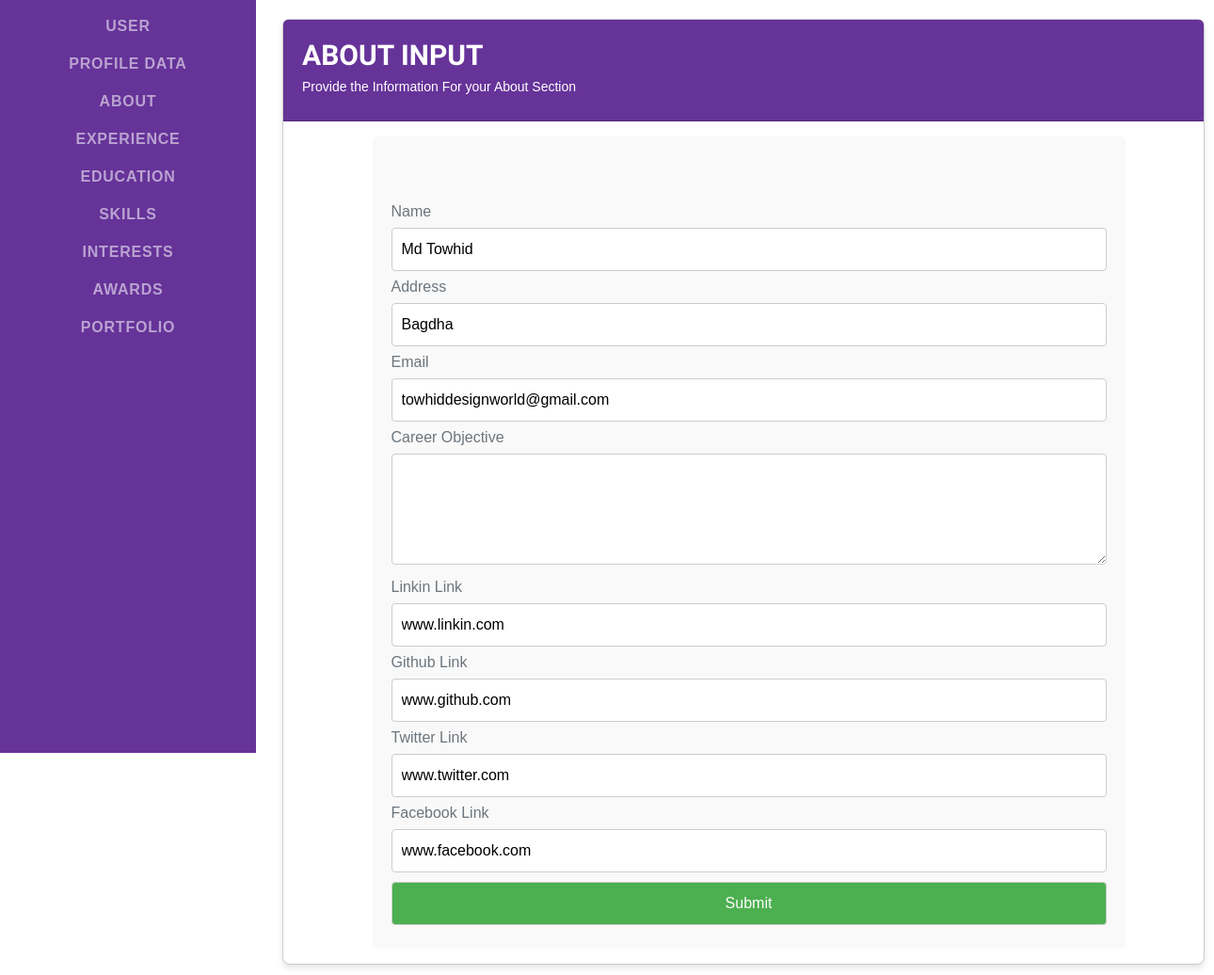
Screenshot of /superadmin/editabout/1 with the database file from the repository.
### user/models.py (models this page shows)
class AboutData(models.Model):
    fname = models.CharField(max_length=500, unique=True)
    address = models.CharField(max_length=500)
    email = models.CharField(max_length=500)
    objective = models.CharField(max_length=1000)
    linkin = models.CharField(max_length=500)
    github = models.CharField(max_length=500)
    twitter = models.CharField(max_length=500)
    facebook = models.CharField(max_length=500)

### user/views.py (the view)
# urls.py: path('editabout/<int:id>', v.edit_about, name='edit_about'),
def edit_about(request, id):
    profile_data = AboutData.objects.get(id=id)
    data = {"about_data": profile_data}
    return render(request, 'updateabout.html', data)

### templates/updateabout.html (shortened to what this page needs)
{% load static %}
<!DOCTYPE html>
<html lang="en">
    <head>
        <link rel="stylesheet" href="{% static 'assets/css/styles.css' %}"/>
        <link rel="stylesheet" href="{% static 'assets/css/style2.css' %}"/>
    </head>
    <body id="page-top">
        <nav class="navbar navbar-expand-lg navbar-dark bg-primary fixed-top" id="sideNav">
            <div class="collapse navbar-collapse" id="navbarResponsive">
                <ul class="navbar-nav">
                    <li class="nav-item"><a class="nav-link js-scroll-trigger" href="{% url 'user_user' %}">User</a>
                        <li class="nav-item"><a class="nav-link js-scroll-trigger" href="{% url 'user_data' %}">Profile Data</a></li>
                        <li class="nav-item"><a class="nav-link js-scroll-trigger" href="{% url 'user_about' %}">About</a></li>
                        <li class="nav-item"><a class="nav-link js-scroll-trigger" href="{% url 'user_experience' %}">Experience</a></li>
                        <li class="nav-item"><a class="nav-link js-scroll-trigger" href="{% url 'user_education' %}">Education</a></li>
                        <li class="nav-item"><a class="nav-link js-scroll-trigger" href="{% url 'user_skills' %}">Skills</a></li>
                        <li class="nav-item"><a class="nav-link js-scroll-trigger" href="{% url 'user_interest' %}">Interests</a></li>
                        <li class="nav-item"><a class="nav-link js-scroll-trigger" href="{% url 'user_awards' %}">Awards</a></li>
                    </li>
                    <li class="nav-item"><a class="nav-link js-scroll-trigger" href="#experience">Portfolio</a></li>
                </ul>
            </div>
        </nav>
        <div class="card">
            <div class="card-header">
                <h2>About Input</h2>
                <p>Provide the Information For your About Section</p>
            </div>
            <div class="card-body">
                <div class="container">
                    <form action="{% url 'update_about' %}" method="POST">
                        <input type="hidden" name="id" value="{{about_data.id}}" id=""><br><br>
                        <label for="fname">Name</label>
                        <input type="text" class="fname" id="fname" name="fname" value="{{about_data.fname}}" required>
                        <label for="address">Address</label>
                        <input type="text" class="address" id="address" name="address" value="{{about_data.address}}" required>
                        <label for="email">Email</label>
                        <input type="email" class="email" id="email" name="email" value="{{about_data.email}}" required>
                        <label for="objective">Career Objective</label>
                        <textarea type="textarea" id="objective" name="objective" class="objective" rows="4" value="{{about_data.objective}}" required></textarea>
                        <label for="linkin">Linkin Link</label>
                        <input type="text" class="linkin" id="linkin" name="linkin" value="{{about_data.linkin}}" required>
                        <label for="github">Github Link</label>
                        <input type="text" class="github" id="github" name="github" value="{{about_data.github}}" required>
                        <label for="twitter">Twitter Link</label>
                        <input type="text" class="twitter" id="twitter" name="twitter" value="{{about_data.twitter}}" required>
                        <label for="facebook">Facebook Link</label>
                        <input type="text" class="facebook" id="facebook" name="facebook" value="{{about_data.facebook}}" required>
                        <input type="submit" class="" value="Submit" name="">
                    </form>
                </div>
            </div>
        </div>
    </body>
</html>

### static/assets/css/style2.css (style rules this page uses)
body { font-family: Arial, sans-serif; margin: 0px; padding: 0; }
.card { width:980px; border: 1px solid #ccc; border-radius: 8px; margin: 20px auto; box-shadow: 0 4px 6px rgba(0, 0, 0, 0.1); margin-left: 300px; }
.card-header { background-color: rebeccapurple; color: white; padding: 20px; border-top-left-radius: 8px; border-top-right-radius: 8px; }
.card-header h2 { margin: 0; font-size: 30px; color: #fff; }
.card-header p { margin: 5px 0; font-size: 14px; }
.container { width: 50%; margin: 0 auto; }
form { background: #f9f9f9; padding: 20px; border-radius: 5px; width: 800px; margin-left: -170px; }
input[type="text"], input[type="email"], input[type="submit"] { width: 100%; padding: 10px; margin: 5px 0; border: 1px solid #ccc; border-radius: 4px; box-sizing: border-box; }
input[type="submit"] { background-color: #4CAF50; color: white; cursor: pointer; }
textarea { width: 100%; padding: 10px; margin: 5px 0; border: 1px solid #ccc; border-radius: 4px; box-sizing: border-box; }

### rows the page displays
AboutData: fname "Md Towhid", address "Bagdha", email "towhiddesignworld@gmail.com", linkin "www.linkin.com", github "www.github.com", twitter "www.twitter.com", facebook "www.facebook.com"
